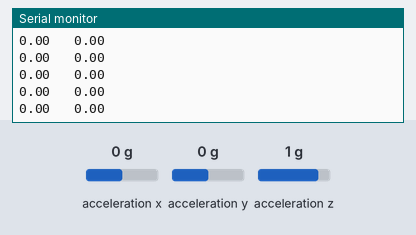
Recording of a sketch running on a simulated Arduino Uno, built with avr-gcc and run on an emulated ATmega328P. Parts: the last lines printed to the serial monitor. Wiring (inferred from the names in the program): MPU-6050 motion sensor at I2C address 0x68. The inputs (shaded band) are chosen by the test bench; at power-on: acceleration z 1 g, acceleration x 0 g, acceleration y 0 g.

Above: at 1.2 s.
1.3 s: acceleration z set to 0 g
At 1.33 s:
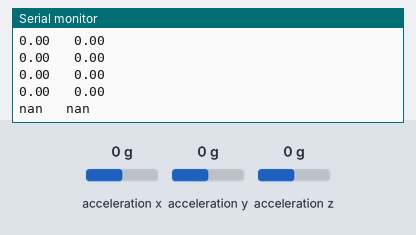
3.2 s: acceleration x set to -1.4 g
At 3.26 s:
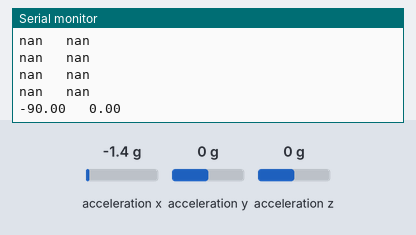
4.7 s: acceleration y set to -1.4 g
At 4.79 s:
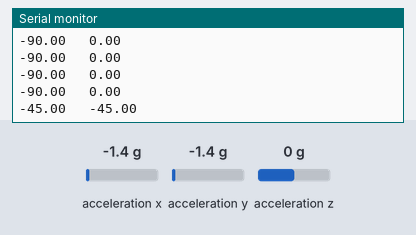
Timing chart, 0 to 7.7 s (numbered marks = the images above; inputs shaded):
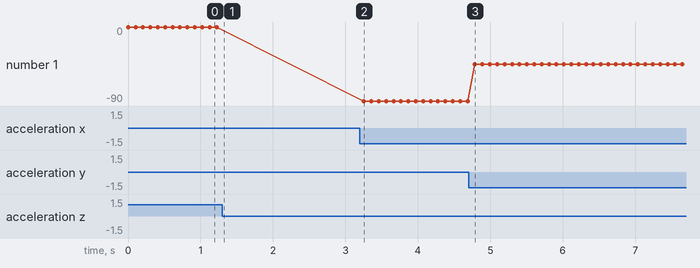

The sketch:

accrTest.ino
```cpp
/*
 * Author : kunchala Anil
 * Email : anilkunchalaece@gmail.com
 * Date : 22 May 2018
 *
 * This sketch is used to calculate angle from MPU6050 Accelerometer values
 * crust of the sketch is
 *        float pitch = atan(accX/sqrt(pow(accY,2) + pow(accZ,2)));
 *         float roll = atan(accY/sqrt(pow(accX,2) + pow(accZ,2)));
 *
 * Check following https://cache.freescale.com/files/sensors/doc/app_note/AN3461.pdf
 * i didnt understand the math behind it
 */

#include <Wire.h>
#include <math.h>

const long ACCR_SENSITIVITY_SCALE_FACTOR = 16384.0; // for 2g
const int MPU6050_ADDR = 0b1101000;

const byte PWR_REG_ADDR = 0x6B;

const byte ACCR_CONFIG_REG_ADDR = 0x1C;
const byte ACCR_READ_START_ADDR = 0x3B;

int16_t accX,accY,accZ;
double angleX,angleY;
double aX,aY,aZ;

void setup() {
 Wire.begin();
 Serial.begin(115200);
 configureMPU();
}//end of setup

void loop() {
  readAccrX();
// apply trigonometry to get the pitch and roll:
float pitch = atan(accX/sqrt(pow(accY,2) + pow(accZ,2)));
float roll = atan(accY/sqrt(pow(accX,2) + pow(accZ,2)));
//convert radians into degrees
pitch = pitch * (180.0/PI);
roll = roll * (180.0/PI);


  Serial.print(pitch);
  Serial.print("   ");
  Serial.println(roll);
  delay(100);
}//end of loop

void readAccrX(){
   Wire.beginTransmission(MPU6050_ADDR);
  Wire.write(ACCR_READ_START_ADDR);  // starting with register 0x3B (ACCEL_XOUT_H)
  Wire.endTransmission(false);
  Wire.requestFrom(MPU6050_ADDR,6,true);
  accX=Wire.read()<<8|Wire.read();
  accY=Wire.read()<<8|Wire.read();
  accZ=Wire.read()<<8|Wire.read();
//  Serial.println(accX);
//  aX = accX / ACCR_SENSITIVITY_SCALE_FACTOR;
//  aY = accY / ACCR_SENSITIVITY_SCALE_FACTOR;
//  aZ = accZ / ACCR_SENSITIVITY_SCALE_FACTOR;

}//end of readGyroX Fcn

void configureMPU(){
  //Power Register
  Wire.beginTransmission(MPU6050_ADDR);
  Wire.write(PWR_REG_ADDR);//Access the power register
  Wire.write(0b00000000);
  Wire.endTransmission();

  //Accr Config
  Wire.beginTransmission(MPU6050_ADDR);
  Wire.write(ACCR_CONFIG_REG_ADDR);
  Wire.write(0b00000000);
  Wire.endTransmission();
}//end of setUpMPU Fcn
```

Measured:
- after the input at 1.3 s, the serial monitor: prints a new line at once (image 1)
- after the input at 3.2 s, the serial monitor: prints a new line after 0.06 s (image 2)
- after the input at 4.7 s, the serial monitor: prints a new line after 0.09 s (image 3)
- plotted number 1: 0 → -90 after the input at 3.2 s, -90 → -45 after the input at 4.7 s
